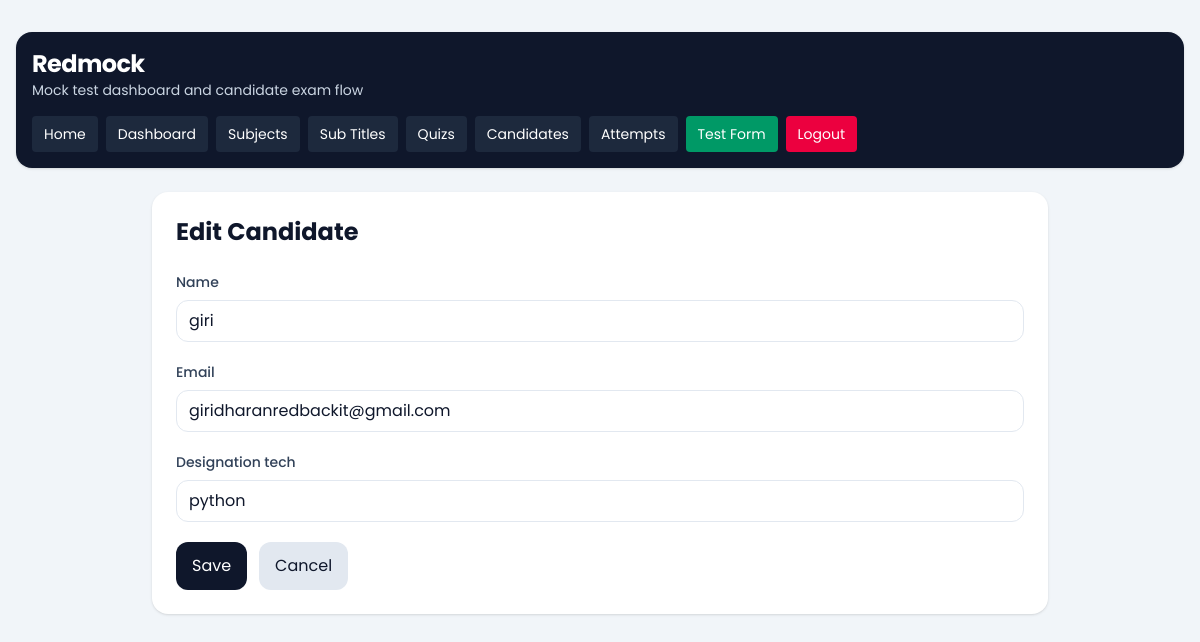
Before: /dashboard/candidates/2/edit/ (signed in) with the older database file.
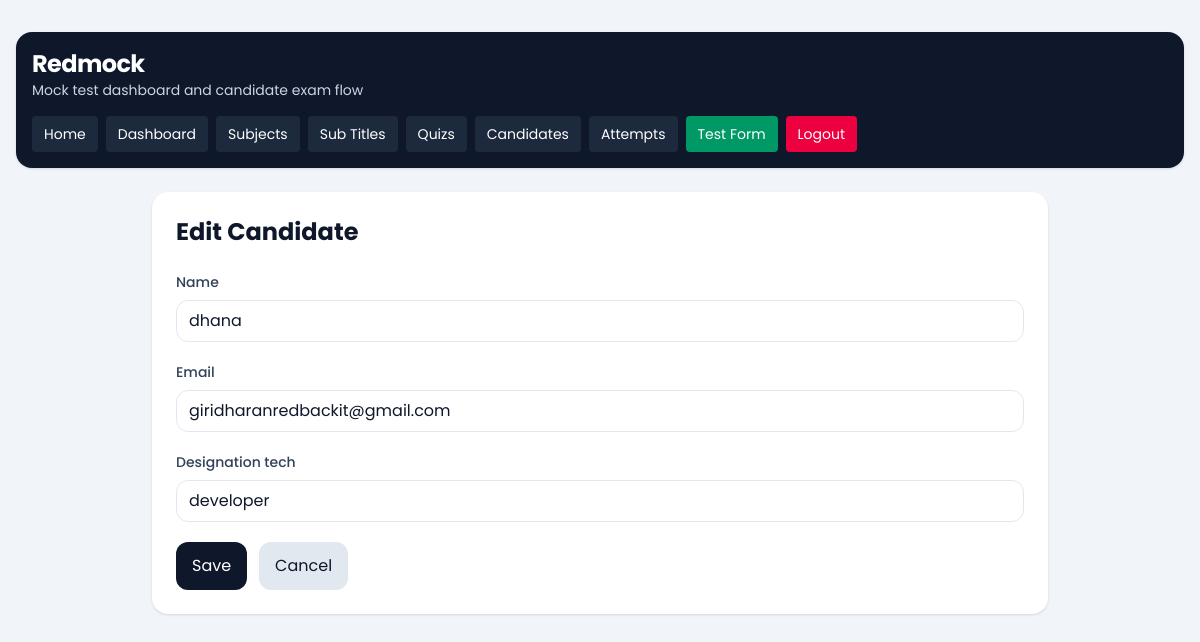
After: the same page with the newer database file.
### quiz/models.py (models this page shows, shortened)
class Candidate(models.Model):
    name = models.CharField(max_length=150)
    email = models.EmailField()
    designation_tech = models.CharField(max_length=150)
    created_at = models.DateTimeField(auto_now_add=True)
    class Meta:
        ordering = ['name']

### dashboard/views.py (the view)
# urls.py: path('candidates/<int:pk>/edit/', views.candidate_update, name='candidate_update'),
@company_login_required
def candidate_update(request, pk):
    candidate = get_object_or_404(Candidate, pk=pk)
    form = CandidateForm(request.POST or None, instance=candidate)
    if request.method == 'POST' and form.is_valid():
        form.save()
        messages.success(request, 'Candidate updated successfully.')
        return redirect('dashboard:candidate_list')
    return render_crud_form(
        request,
        form=form,
        title='Edit Candidate',
        cancel_url='dashboard:candidate_list',
    )

### dashboard/forms.py
class CandidateForm(forms.ModelForm):
    class Meta:
        model = Candidate
        fields = ['name', 'email', 'designation_tech']

### dashboard/views.py (called while the page is built)
def get_logged_in_company(request):
    company_id = request.session.get('company_id')
    if not company_id:
        return None
    return Company.objects.filter(id=company_id, is_active=True).first()

def company_login_required(view_func):
    @wraps(view_func)
    def wrapper(request, *args, **kwargs):
        company = get_logged_in_company(request)
        if not company:
            return redirect(f"{reverse('dashboard:login')}?next={request.path}")
        request.company = company
        return view_func(request, *args, **kwargs)
    return wrapper

def render_crud_form(request, *, form, title, cancel_url):
    return render(
        request,
        'dashboard/crud_form.html',
        {'form': form, 'title': title, 'cancel_url': cancel_url},
    )

### templates/dashboard/crud_form.html (shortened to what this page needs)
{% extends "base.html" %}
{% block content %}
{% include 'dashboard/header.html' %}
<section class="mx-auto max-w-4xl rounded-2xl bg-white p-6 shadow-sm">
    <div class="mb-6">
        <h1 class="text-2xl font-bold">{{ title }}</h1>
    </div>
    <form method="post" enctype="multipart/form-data" class="space-y-5">
        {% for field in form %}
            <div>
                <label for="{{ field.id_for_label }}" class="mb-2 block text-sm font-medium text-slate-700">
                    {{ field.label }}
                </label>
                <div class="rounded-xl border border-slate-200 bg-white px-3 py-2">
                    {{ field }}
                </div>
            </div>
        {% endfor %}
        <div class="flex gap-3">
            <button type="submit" class="rounded-xl bg-slate-900 px-4 py-3 text-white">Save</button>
            <a href="{% url cancel_url %}" class="rounded-xl bg-slate-200 px-4 py-3 text-slate-900">Cancel</a>
        </div>
    </form>
</section>
{% endblock %}

Changed rows visible on the page:
changed Candidate "giridharanredbackit@gmail.com": name "giri" → "dhana"; designation_tech "python" → "developer"
